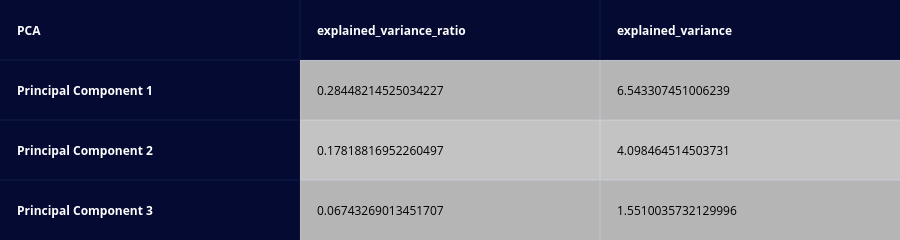

Notebook cell for this chart:
### Code cell
df1 = pd.DataFrame(data=pca_3d.explained_variance_ratio_, columns=['explained_variance_ratio'], index=['Principal Component 1', 'Principal Component 2', 'Principal Component 3'])
df2 = (pd.DataFrame(data=pca_3d.explained_variance_, columns=['explained_variance'], index=['Principal Component 1', 'Principal Component 2', 'Principal Component 3']))
df3 = df1.join(df2)
df3
from plotly.figure_factory import create_table
create_table(df3, index=True, index_title='PCA')

### Figure 1 — Plotly figure (JSON) as saved in the notebook; plotly's stock layout.template omitted (floating-point values rounded to 4 significant figures)
{"data": [{"colorscale": [[0, "#00083e"], [0.5, "#ededee"], [1, "#ffffff"]], "hoverinfo": "none", "opacity": 0.75, "showscale": false, "z": [[0, 0, 0], [0, 0.5, 0.5], [0, 1, 1], [0, 0.5, 0.5]], "type": "heatmap"}], "layout": {"annotations": [{"align": "left", "font": {"color": "#ffffff"}, "showarrow": false, "text": "<b>PCA</b>", "x": -0.45, "xanchor": "left", "xref": "x", "y": 0, "yref": "y"}, {"align": "left", "font": {"color": "#ffffff"}, "showarrow": false, "text": "<b>explained_variance_ratio</b>", "x": 0.55, "xanchor": "left", "xref": "x", "y": 0, "yref": "y"}, {"align": "left", "font": {"color": "#ffffff"}, "showarrow": false, "text": "<b>explained_variance</b>", "x": 1.55, "xanchor": "left", "xref": "x", "y": 0, "yref": "y"}, {"align": "left", "font": {"color": "#ffffff"}, "showarrow": false, "text": "<b>Principal Component 1</b>", "x": -0.45, "xanchor": "left", "xref": "x", "y": 1, "yref": "y"}, {"align": "left", "font": {"color": "#000000"}, "showarrow": false, "text": "0.28448214525034227", "x": 0.55, "xanchor": "left", "xref": "x", "y": 1, "yref": "y"}, {"align": "left", "font": {"color": "#000000"}, "showarrow": false, "text": "6.543307451006239", "x": 1.55, "xanchor": "left", "xref": "x", "y": 1, "yref": "y"}, {"align": "left", "font": {"color": "#ffffff"}, "showarrow": false, "text": "<b>Principal Component 2</b>", "x": -0.45, "xanchor": "left", "xref": "x", "y": 2, "yref": "y"}, {"align": "left", "font": {"color": "#000000"}, "showarrow": false, "text": "0.17818816952260497", "x": 0.55, "xanchor": "left", "xref": "x", "y": 2, "yref": "y"}, {"align": "left", "font": {"color": "#000000"}, "showarrow": false, "text": "4.098464514503731", "x": 1.55, "xanchor": "left", "xref": "x", "y": 2, "yref": "y"}, {"align": "left", "font": {"color": "#ffffff"}, "showarrow": false, "text": "<b>Principal Component 3</b>", "x": -0.45, "xanchor": "left", "xref": "x", "y": 3, "yref": "y"}, {"align": "left", "font": {"color": "#000000"}, "showarrow": false, "text": "0.06743269013451707", "x": 0.55, "xanchor": "left", "xref": "x", "y": 3, "yref": "y"}, {"align": "left", "font": {"color": "#000000"}, "showarrow": false, "text": "1.5510035732129996", "x": 1.55, "xanchor": "left", "xref": "x", "y": 3, "yref": "y"}], "height": 170, "margin": {"b": 0, "l": 0, "r": 0, "t": 0}, "xaxis": {"dtick": 1, "gridwidth": 2, "showticklabels": false, "tick0": -0.5, "ticks": "", "zeroline": false}, "yaxis": {"autorange": "reversed", "dtick": 1, "gridwidth": 2, "showticklabels": false, "tick0": 0.5, "ticks": "", "zeroline": false}}}
